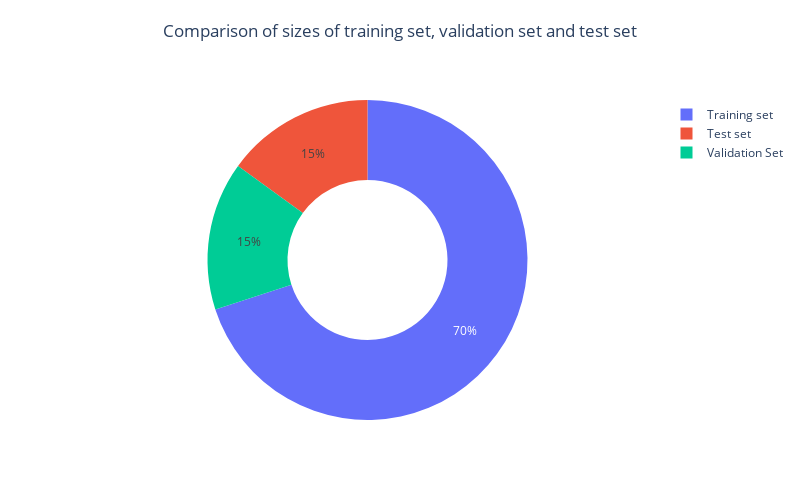

Here is the notebook cell this chart was saved with:
### Code cell
# Feature-target split
X, y = data.drop('label', axis = 1), data['label']

# Train-test split (from complete data)
X_train, X_test, y_train, y_test = train_test_split(X, y, test_size = 0.3, random_state = 40)
data_train = pd.concat([X_train, y_train], axis = 1)

# Validation-test split (from test data)
X_val, X_test, y_val, y_test = train_test_split(X_test, y_test, test_size = 0.5, random_state = 40)
data_val, data_test = pd.concat([X_val, y_val], axis = 1), pd.concat([X_test, y_test], axis = 1)

# Comparison of sizes of training set, validation set and test set
values = np.array([len(data_train), len(data_val), len(data_test)])
labels = ['Training set', 'Validation Set', 'Test set']
fig = go.Figure(data = [go.Pie(values = values, labels = labels, hole = 0.5, textinfo = 'percent', title = " ")])
text_title = "Comparison of sizes of training set, validation set and test set"
fig.update_layout(height = 500, width = 800, showlegend = True, title = dict(text = text_title, x = 0.5, y = 0.95)) 
fig.show()

### Figure 1 — Plotly figure (JSON) as saved in the notebook; plotly's stock layout.template omitted (floating-point values rounded to 4 significant figures)
{"data": [{"hole": 0.5, "labels": ["Training set", "Validation Set", "Test set"], "textinfo": "percent", "title": {"text": " "}, "values": [19461, 4170, 4171], "type": "pie"}], "layout": {"title": {"text": "Comparison of sizes of training set, validation set and test set", "x": 0.5, "y": 0.95}, "height": 500, "width": 800, "showlegend": true}}
